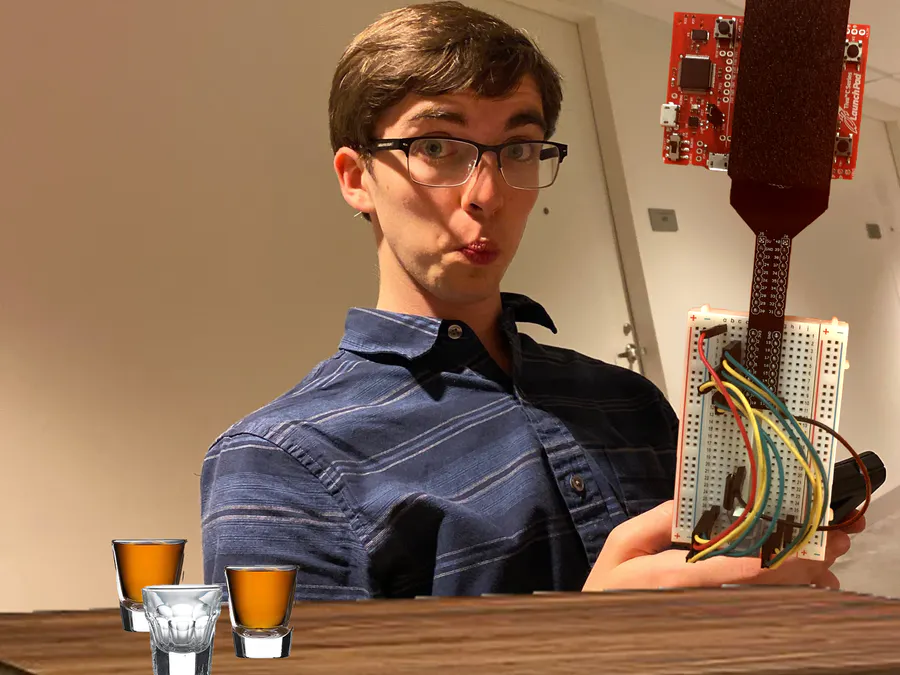
#> input picture test1.png, 900 x 675 px
$ python image_conversion.py
#> lines starting #> are read from the running program, lines starting #| are printed output that depends on the picture
import cv2
import numpy as np


def import_img(path, is_grayscale):
    """
    Takes in Image, returns numpy matrix

    INPUT:
    path - string, gives path to Image
    is_grayscale - bool, true corresponds to grayscale Output

    OUTPUT: image matrix (cv2.Mat type)
    """
#> called with path = 'test1.png', is_grayscale = False
    if is_grayscale:
        return cv2.imread(path, cv2.IMREAD_GRAYSCALE)
    else:
        return cv2.imread(path, cv2.IMREAD_COLOR)
#> returned value is the input picture: shape (675, 900, 3); mean B, G, R 82.5, 106.2, 138.6


def display_img(img_matrix, is_color):
    """
    Displays an image
    """
    if is_color:
        cv2.imshow("Image", img_matrix/255)
    else:
        cv2.imshow('Image', img_matrix)
    cv2.waitKey(0)
    cv2.destroyAllWindows()


def select_color_channel(input_matrix, channel_num, is_grayscale):
    """
    INPUT:
    input_matrix - Mat type corresponding to an image with three
        BGR color channels
    channel_num - number of channel to be selected (0, 1, or 2)
    is_grayscale - selects if the output should be grayscale or color

    OUTPUT: matrix with one channel in grayscale or reduced to 1 nonzero channel
                in color
    """
#> called with channel_num = 2, is_grayscale = True
    mat = input_matrix[:,:,channel_num]
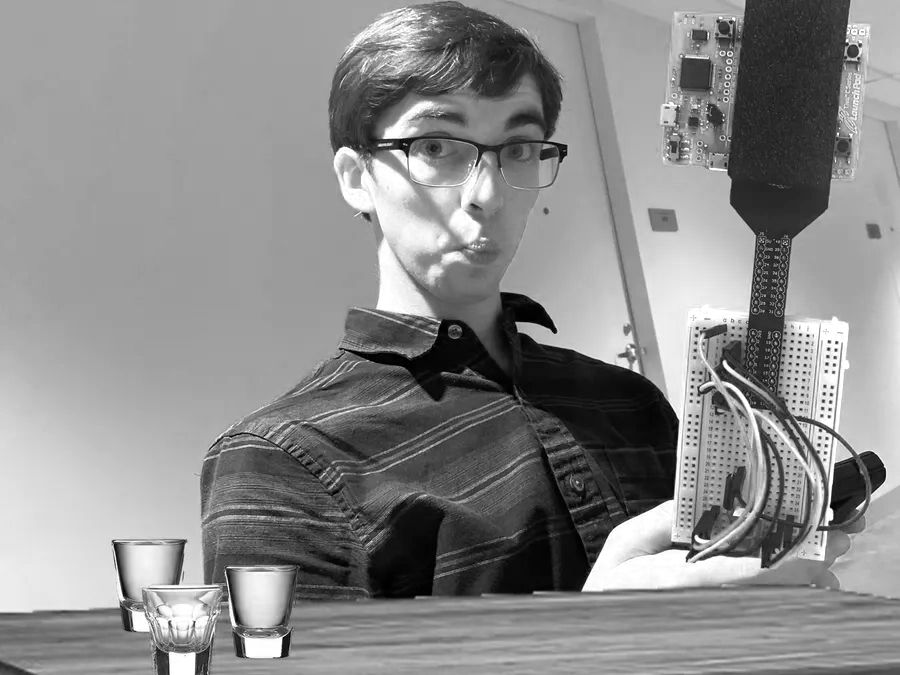
#> mat: shape (675, 900); min 0, max 255, mean 138.6
#> call 2 of select_color_channel, with channel_num = 1, is_grayscale = True
#> in select_color_channel (call 2), `mat = input_matrix[:,:,channel_num]`:
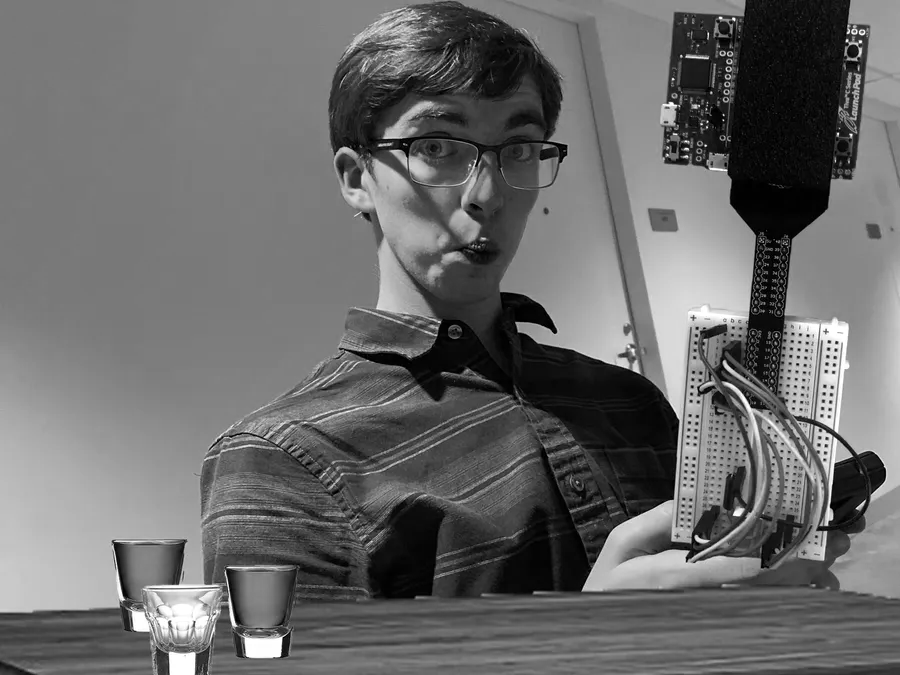
#> mat: shape (675, 900); min 0, max 255, mean 106.2
#> call 3 of select_color_channel, with channel_num = 0, is_grayscale = True
#> in select_color_channel (call 3), `mat = input_matrix[:,:,channel_num]`:
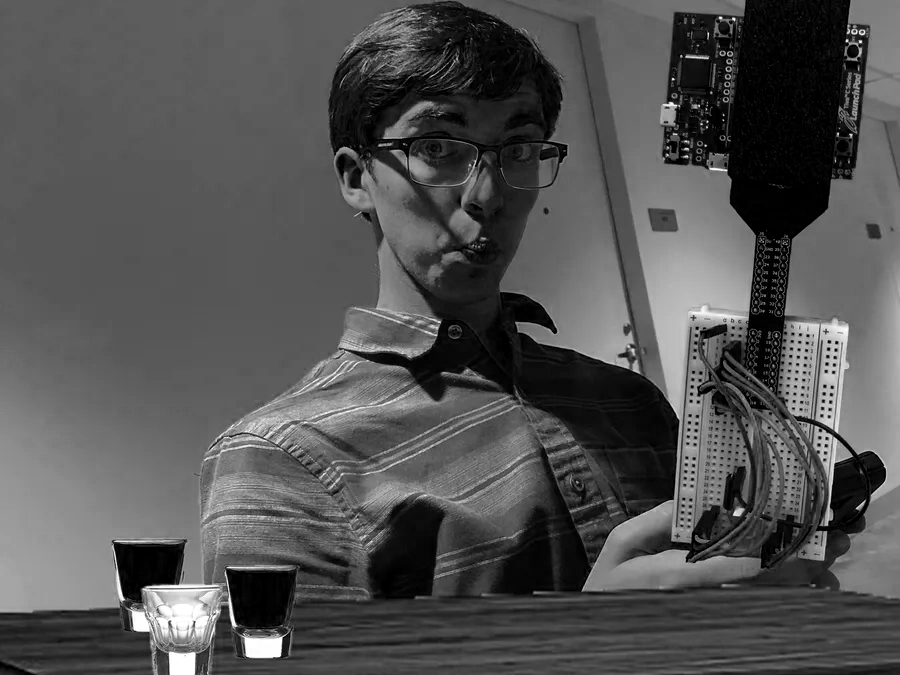
#> mat: shape (675, 900); min 0, max 255, mean 82.5
    if is_grayscale:
        return mat
    else:
        img = np.zeros(input_matrix.shape)
        img[:,:,channel_num] = mat
        return img


def combine_channels(red_channel, green_channel, blue_channel):
    """
    Takes in three single channel images and combines into a color image

    INPUT:
    red_channel - single channel corresponding to the red output channel
    blue_channel - single channel corresponding to the blue output channel
    green_channel - single channel corresponding to the green output channel

    OUTPUT - CV matrix corresponding to a color image
    """
    if red_channel.shape != green_channel.shape or red_channel.shape != blue_channel.shape:
        print("Channel combination error: channel dimensions do not match")
        return
    output = np.zeros((red_channel.shape[0], red_channel.shape[1], 3))
    output[:,:,0] = blue_channel
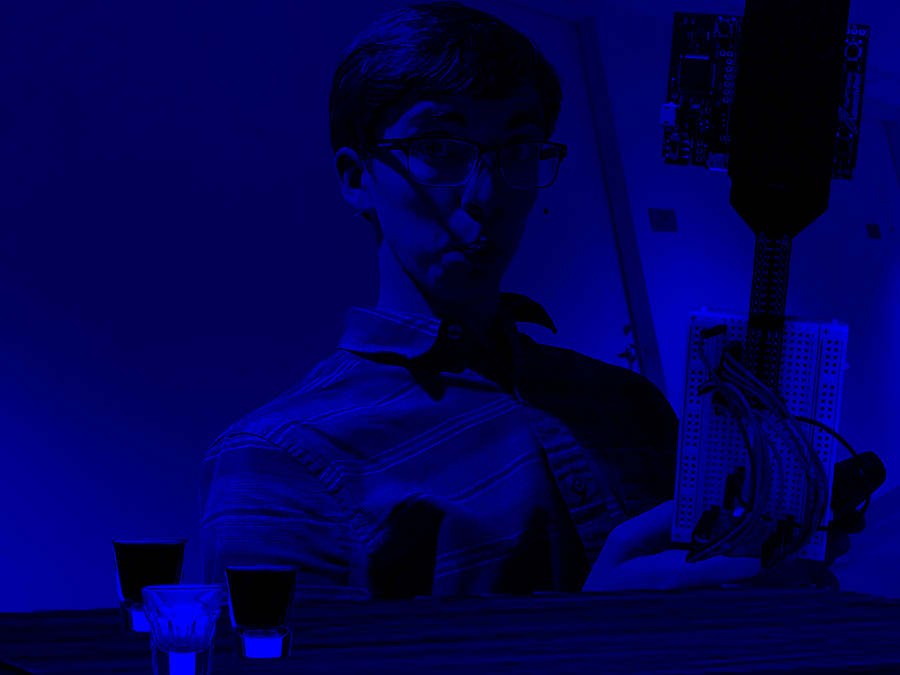
#> output: shape (675, 900, 3) float64; mean of channels 0, 1, 2 0.322, 0, 0; drawn as B, G, R
    output[:,:,1] = green_channel
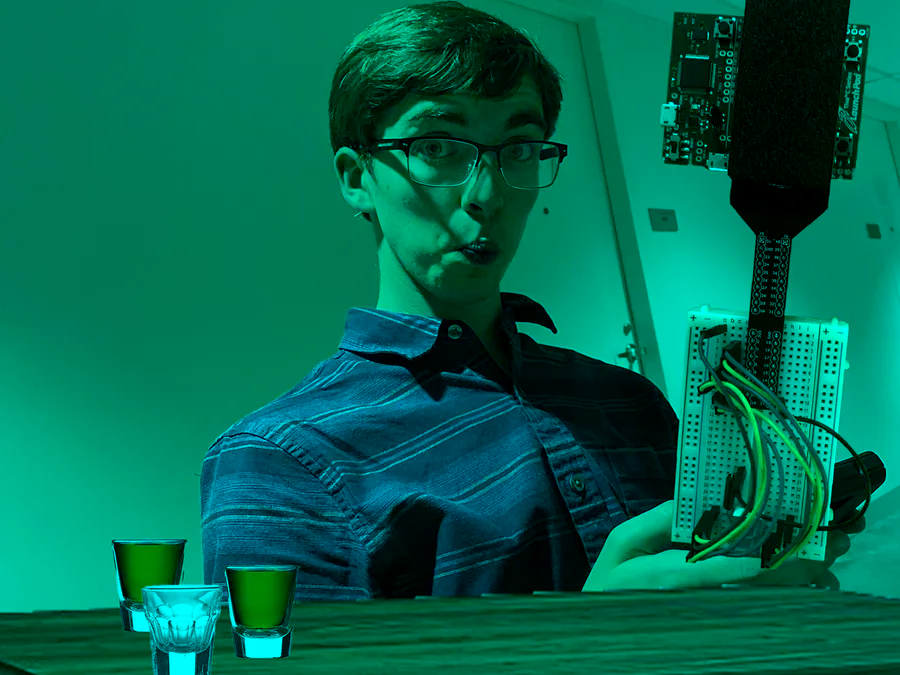
#> output: shape (675, 900, 3) float64; mean of channels 0, 1, 2 0.322, 0.415, 0; drawn as B, G, R
    output[:,:,2] = red_channel
    return output


if __name__ == "__main__":
    # Get matrix
    matrix = import_img('test1.png', False)

    # [13 lines of commented-out code are left out]

    red = select_color_channel(matrix, 2, True)
    green = select_color_channel(matrix, 1, True)
    blue = select_color_channel(matrix, 0, True)

    reconstructed = combine_channels(red/256, green/256, blue/256)

    cv2.imshow("image", reconstructed)


    cv2.waitKey(0)
    cv2.destroyAllWindows()

$ run again, with test3.png copied over test1.png
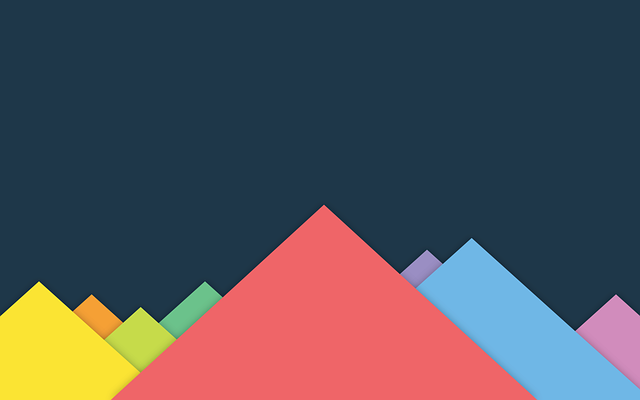
#> input picture test3.png, 640 x 400 px
#> in import_img, returned value is the input picture: shape (400, 640, 3); mean B, G, R 88.4, 81.5, 83.7
#> in select_color_channel (call 3), `mat = input_matrix[:,:,channel_num]`:
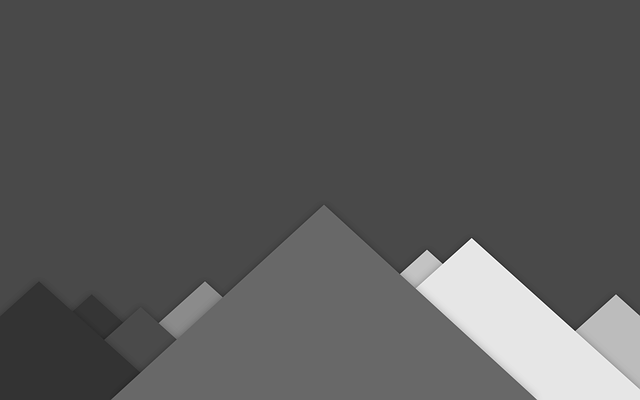
#> mat: shape (400, 640); min 29, max 255, mean 88.4
#> in combine_channels, `output[:,:,1] = green_channel`:
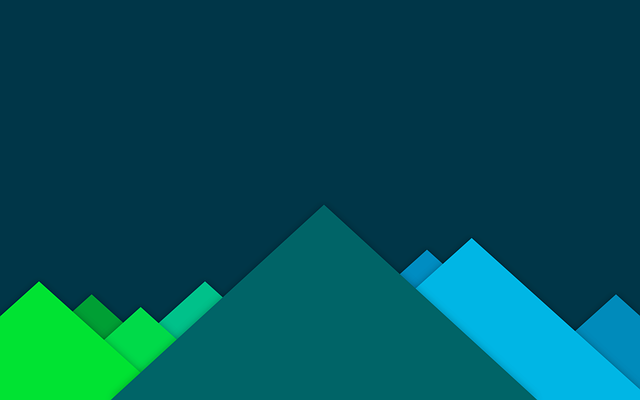
#> output: shape (400, 640, 3) float64; mean of channels 0, 1, 2 0.345, 0.318, 0; drawn as B, G, R
